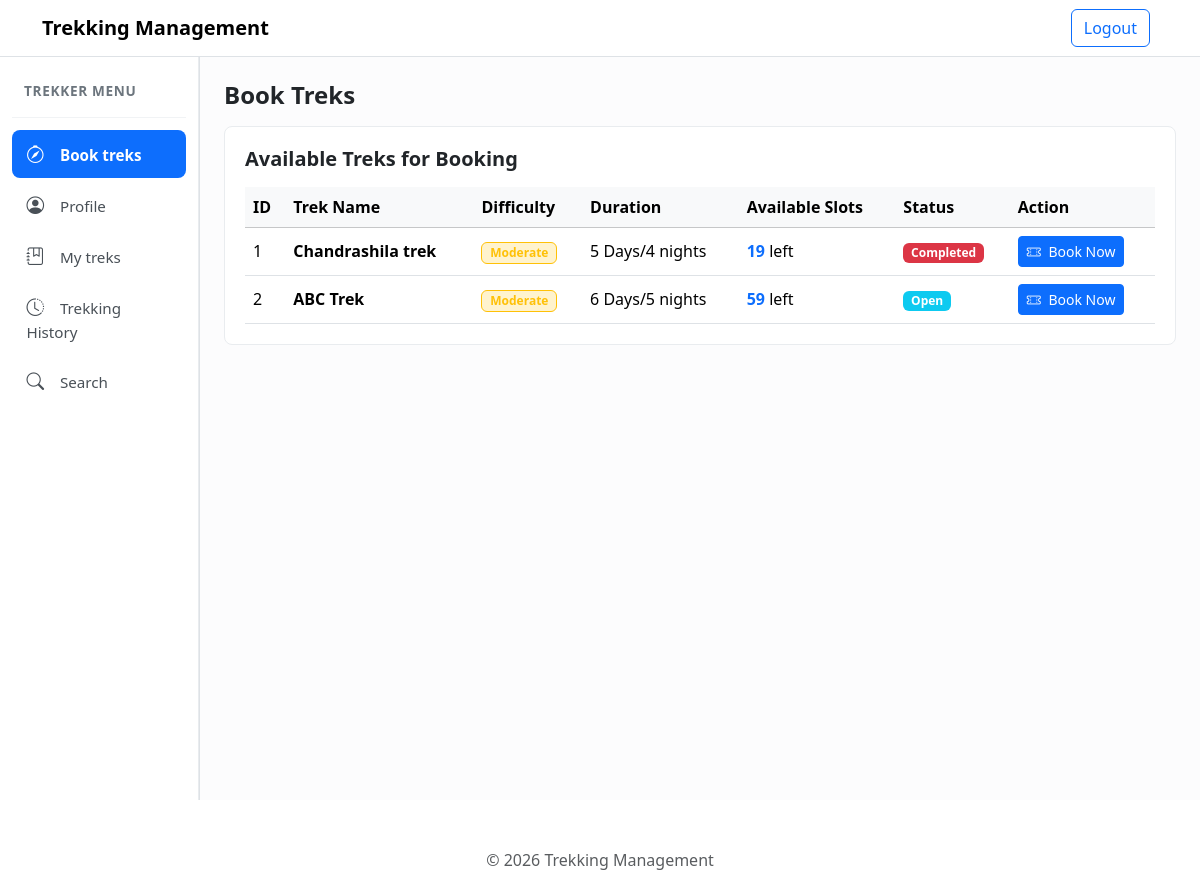
The app's page /trekker-dashboard (signed in), older data.
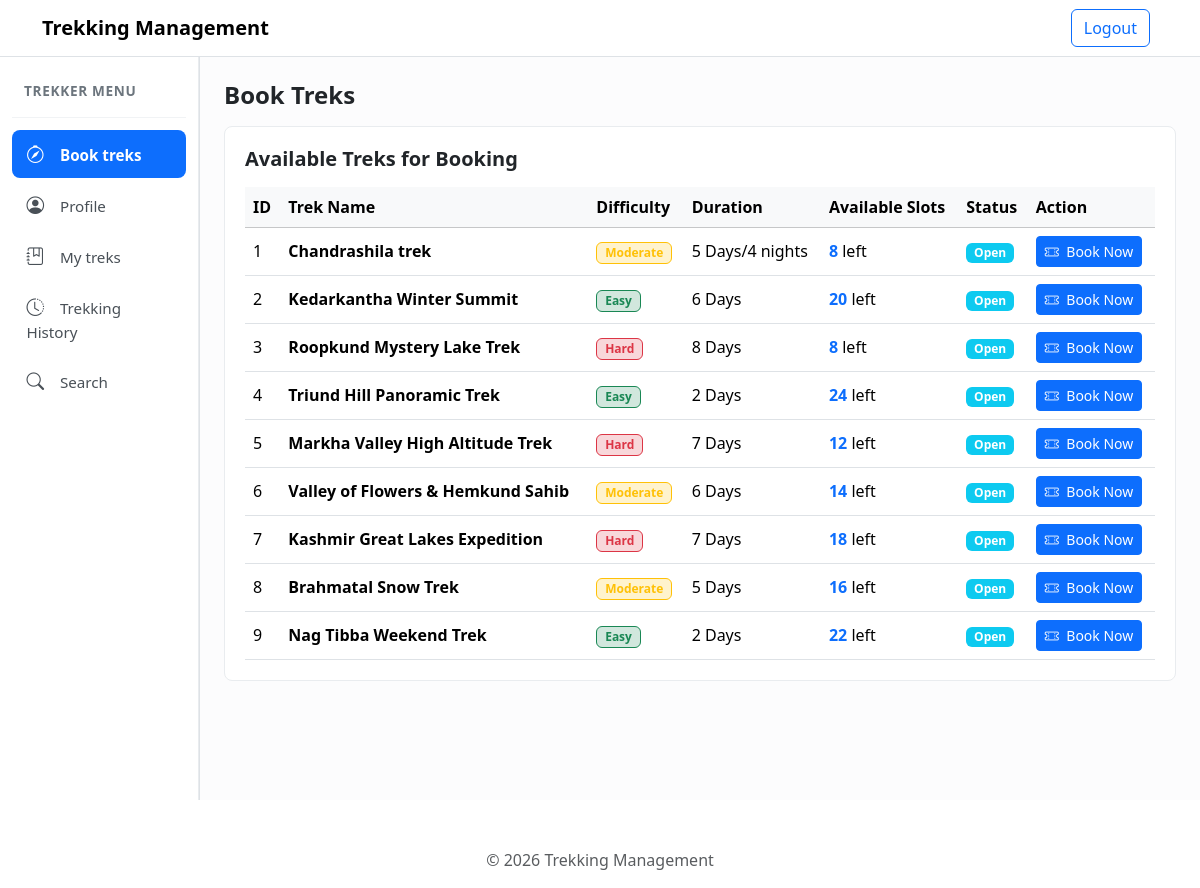
The same page, newer data.
### models.py (models this page shows)
class trek(db.Model):
    id = db.Column(
        db.Integer,
        primary_key=True
    )
    name = db.Column(
        db.String(200),
        nullable=False
    )
    location = db.Column(
        db.String(200),
        nullable=True
    )
    difficulty = db.Column(
        db.String(200),
        nullable=False,
    )
    duration = db.Column(
        db.String(200),
    )
    available_slots = db.Column(
        db.Integer
    )
    assigned_staff_id = db.Column(
        db.Integer,
        db.ForeignKey('user.id'),
        nullable=True
    )
    assigned_staff = db.relationship(
        'User',
        foreign_keys=[assigned_staff_id],
        backref='assigned_treks'
    )
    status = db.Column(
        db.String(200)
    )
    bookings = db.relationship(
        'Booking',
        backref='trek'
    )

### app.py (the view)
@app.route('/trekker-dashboard')
def trekker_dashboard():
    if 'user_id' not in session:
        return redirect('/login')
    active_tab = request.args.get('tab', 'book-treks')
    user_id = session.get('user_id')
    treks = trek.query.all()
    current_user = User.query.get(user_id)
    my_treks = current_user.booking
    active_bookings = [b for b in my_treks if b.trek.status not in ['Completed','Closed']]
    trekking_history = [b for b in my_treks if b.trek.status in ['Completed']]
    return render_template(
        'trekker_dashboard.html',
        active_tab = active_tab,
        current_user = current_user,
        available_treks = treks,
        my_treks = my_treks,
        trekking_history = trekking_history,
        active_bookings = active_bookings
    )

### templates/trekker_dashboard.html (shortened to what this page needs)
{% extends 'base.html' %}
{% block container %}
<div class="container-fluid px-0">
    <div class="row g-0">
        <div class="col-lg-2 col-md-3 border-end bg-white">
            <div class="sidebar-wrapper">
                <div class="sidebar-brand-title">
                    Trekker Menu
                </div>
                <div class="sidebar-nav nav flex-column nav-pills" id="trekker-tab" role="tablist">
                    <button class="nav-link {% if active_tab == 'book-treks' or not active_tab %}active{% endif %}"
                        id="tab-book-treks" data-bs-toggle="pill" data-bs-target="#content-book-treks" type="button"
                        role="tab"
                        aria-selected="{% if active_tab == 'book-treks' or not active_tab %}true{% else %}false{% endif %}">
                        <span><i class="bi bi-compass"></i> Book treks</span>
                    </button>
                    <button class="nav-link {% if active_tab == 'profile' %}active{% endif %}" id="tab-profile"
                        data-bs-toggle="pill" data-bs-target="#content-profile" type="button" role="tab"
                        aria-selected="{% if active_tab == 'profile' %}true{% else %}false{% endif %}">
                        <span><i class="bi bi-person-circle"></i> Profile</span>
                    </button>
                    <button class="nav-link {% if active_tab == 'my-treks' %}active{% endif %}" id="tab-my-treks"
                        data-bs-toggle="pill" data-bs-target="#content-my-treks" type="button" role="tab"
                        aria-selected="{% if active_tab == 'my-treks' %}true{% else %}false{% endif %}">
                        <span><i class="bi bi-journal-bookmark"></i> My treks</span>
                    </button>
                    <button class="nav-link {% if active_tab == 'trekking-history' %}active{% endif %}"
                        id="tab-trekking-history" data-bs-toggle="pill" data-bs-target="#content-trekking-history"
                        type="button" role="tab"
                        aria-selected="{% if active_tab == 'trekking-history' %}true{% else %}false{% endif %}">
                        <span><i class="bi bi-clock-history"></i> Trekking History</span>
                    </button>
                    <button class="nav-link {% if active_tab == 'search' %}active{% endif %}" id="tab-search"
                        data-bs-toggle="pill" data-bs-target="#content-search" type="button" role="tab"
                        aria-selected="{% if active_tab == 'search' %}true{% else %}false{% endif %}">
                        <span><i class="bi bi-search"></i> Search</span>
                    </button>
                </div>
            </div>
        </div>
        <div class="col-lg-10 col-md-9 p-4 bg-light-subtle">
            <div class="tab-content" id="trekker-tabContent">
                <div class="tab-pane fade {% if active_tab == 'book-treks' or not active_tab %}show active{% endif %}"
                    id="content-book-treks" role="tabpanel" aria-labelledby="tab-book-treks">
                    <h4 class="fw-bold mb-3">Book Treks</h4>
                    <div class="card-panel mb-4">
                        <h5 class="fw-bold mb-3">Available Treks for Booking</h5>
                        <div class="table-responsive">
                            <table class="table table-hover align-middle mb-0">
                                <thead class="table-light">
                                    <tr>
                                        <th>ID</th>
                                        <th>Trek Name</th>
                                        <th>Difficulty</th>
                                        <th>Duration</th>
                                        <th>Available Slots</th>
                                        <th>Status</th>
                                        <th>Action</th>
                                    </tr>
                                </thead>
                                <tbody>
                                    {% if available_treks %}
                                    {% for trek in available_treks %}
                                    <tr>
                                        <td>{{ loop.index }}</td>
                                        <td class="fw-semibold">{{ trek.name }}</td>
                                        <td>
                                            {% if trek.difficulty == 'Easy' %}
                                            <span class="badge bg-success-subtle text-success border border-success">{{
                                                trek.difficulty }}</span>
                                            {% elif trek.difficulty == 'Moderate' %}
                                            <span class="badge bg-warning-subtle text-warning border border-warning">{{
                                                trek.difficulty }}</span>
                                            {% else %}
                                            <span class="badge bg-danger-subtle text-danger border border-danger">{{
                                                trek.difficulty }}</span>
                                            {% endif %}
                                        </td>
                                        <td>{{ trek.duration }}</td>
                                        <td><span class="fw-bold text-primary">{{ trek.available_slots }}</span> left
                                        </td>
                                        <td>
                                            {%if trek.status == 'Completed' or trek.status == 'Closed'%}
                                            <span class="badge bg-danger">{{trek.status}}</span>
                                            {% else %}
                                            <span class="badge bg-info">{{trek.status}}</span>
                                            {% endif %}
                                        </td>
                                        <td>
                                            <form action="{{ url_for('book_trek', trek_id=trek.id) }}" method="POST"
                                                class="d-inline">
                                                {% if trek.id in current_user.booking | map(attribute='trek_id') %}
                                                <button class="btn btn-sm btn-primary" disabled>
                                                    <i class="bi bi-ticket-perforated me-1"></i> Booked
                                                </button>
                                                {% else %}
                                                <a href="{{ url_for('book_trek', trek_id=trek.id) }}"
                                                    class="btn btn-sm btn-primary">
                                                    <i class="bi bi-ticket-perforated me-1"></i> Book Now
                                                </a>
                                                {% endif %}
                                            </form>
                                        </td>
                                    </tr>
                                    {% endfor %}
                                    {% else %}
                                    <tr>
                                        <td colspan="7" class="text-center text-muted py-4">
                                            No available treks to book right now. Check back soon!
                                        </td>
                                    </tr>
                                    {% endif %}
                                </tbody>
                            </table>
                        </div>
                    </div>
                </div>
            </div>
        </div>
    </div>
</div>
{% endblock %}

### templates/base.html (shortened to what this page needs)
<!DOCTYPE html>
<html lang="en">
<head>
    <link href="https://cdn.jsdelivr.net/npm/bootstrap@5.3.3/dist/css/bootstrap.min.css" rel="stylesheet">
    <link rel="stylesheet" href="https://cdn.jsdelivr.net/npm/bootstrap-icons@1.11.3/font/bootstrap-icons.min.css">
    <link rel="stylesheet" href="{{ url_for('static', filename='css/style.css') }}">
</head>
<body>
    <nav class="navbar navbar-light bg-white border-bottom">
        <div class="container">
            <a class="navbar-brand fw-bold" href="/">
                Trekking Management
            </a>
            <div>
                {% if 'user_id' not in session %}
                <a href="/login" class="btn btn-outline-primary me-2">
                    Login
                </a>
                <a href="/register" class="btn btn-outline-primary">
                    Register
                </a>
                {% else %}
                <a href="/logout" class="btn btn-outline-primary me-2">
                    Logout
                </a>
                {% endif %}
            </div>
        </div>
    </nav>
    {% block container %}{% endblock %}
    <footer class="text-center mt-5">
        <p class="text-muted">
            © 2026 Trekking Management
        </p>
    </footer>
</body>
</html>

### static/css/style.css (style rules this page uses)
.sidebar-wrapper { min-height: calc(100vh - 57px); background-color: #ffffff; border-right: 1px solid #e9ecef; padding: 1rem 0.75rem; }
.sidebar-brand-title { padding: 0.5rem 0.75rem 1rem; font-size: 0.85rem; font-weight: 700; text-transform: uppercase; letter-spacing: 0.05em; color: #6c757d; border-bottom: 1px solid #f1f3f5; margin-bottom: 0.75rem; }
.sidebar-nav .nav-link { color: #495057; font-size: 0.95rem; font-weight: 500; padding: 0.65rem 0.9rem; border-radius: 0.5rem; margin-bottom: 0.25rem; display: flex; align-items: center; justify-content: space-between; transition: all 0.15s ease-in-out; text-decoration: none; border: none; background: transparent; width: 100%; text-align: left; }
.sidebar-nav .nav-link i { font-size: 1.1rem; margin-right: 0.75rem; }
.sidebar-nav .nav-link.active { color: #ffffff; background-color: #0d6efd; font-weight: 600; }
.sidebar-nav .nav-link.active i { color: #ffffff; }
.card-panel { background: #ffffff; border: 1px solid #e9ecef; border-radius: 0.5rem; padding: 1.25rem; }

Row changes from the older to the newer data that the page shows:
removed trek: name "ABC Trek", difficulty "Moderate", duration "6 Days/5 nights", available_slots "59", status "Open"
changed trek "Chandrashila trek": available_slots "19" → "8"; status "Completed" → "Open"
added trek: name "Kedarkantha Winter Summit", difficulty "Easy", duration "6 Days", available_slots "20", status "Open"
added trek: name "Roopkund Mystery Lake Trek", difficulty "Hard", duration "8 Days", available_slots "8", status "Open"
added trek: name "Triund Hill Panoramic Trek", difficulty "Easy", duration "2 Days", available_slots "24", status "Open"
added trek: name "Markha Valley High Altitude Trek", difficulty "Hard", duration "7 Days", available_slots "12", status "Open"
added trek: name "Valley of Flowers & Hemkund Sahib", difficulty "Moderate", duration "6 Days", available_slots "14", status "Open"
added trek: name "Kashmir Great Lakes Expedition", difficulty "Hard", duration "7 Days", available_slots "18", status "Open"
added trek: name "Brahmatal Snow Trek", difficulty "Moderate", duration "5 Days", available_slots "16", status "Open"
added trek: name "Nag Tibba Weekend Trek", difficulty "Easy", duration "2 Days", available_slots "22", status "Open"
